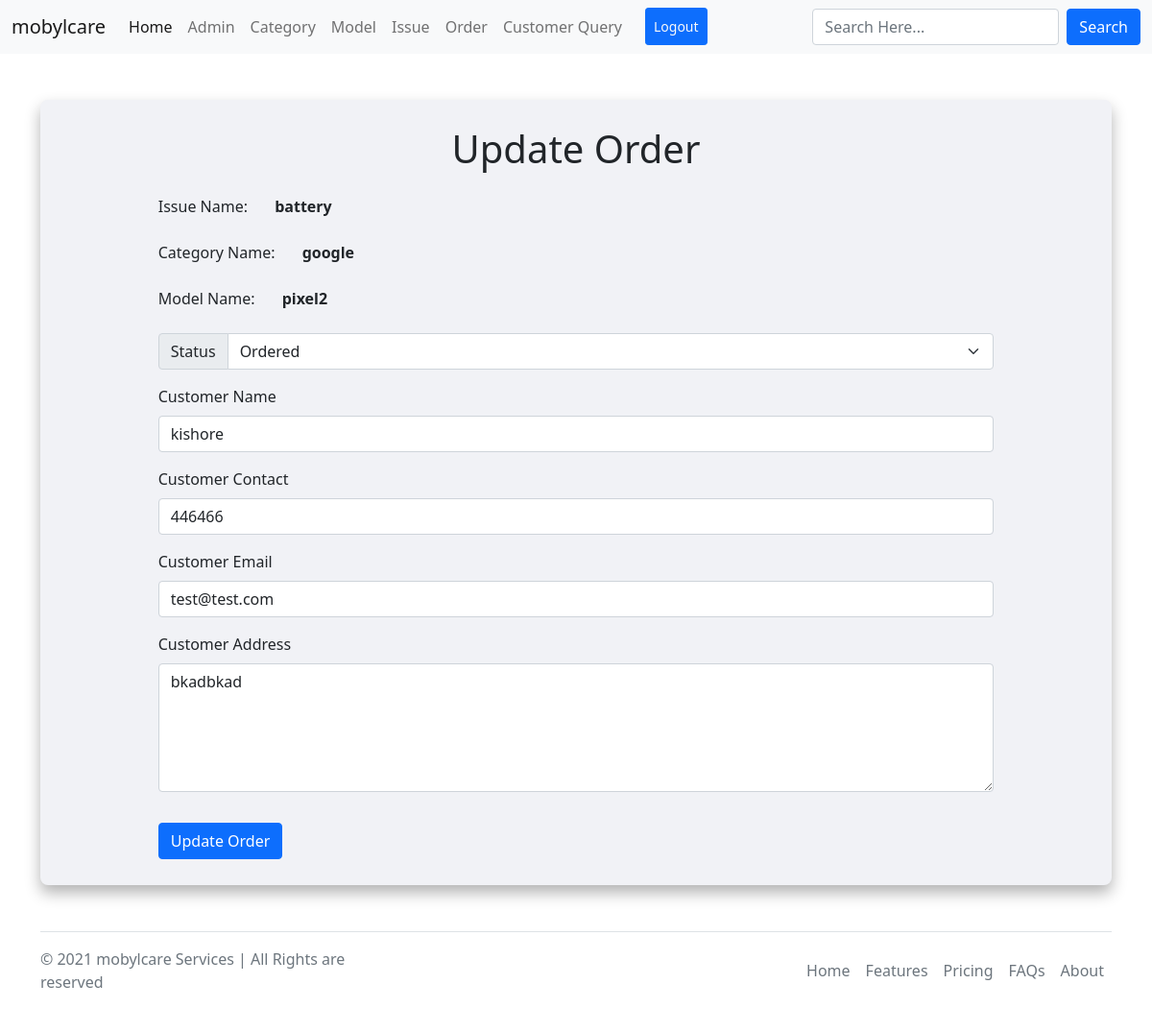
Page /admin/update-order.php?id=6 (signed in) on the committed database.
### tables this page shows
CREATE TABLE `tbl_order` (
  `id` int(10) UNSIGNED NOT NULL,
  `issue` varchar(150) NOT NULL,
  `category` varchar(150) NOT NULL,
  `model` varchar(150) NOT NULL,
  `order_date` datetime NOT NULL DEFAULT current_timestamp(),
  `status` varchar(50) NOT NULL,
  `customer_name` varchar(150) NOT NULL,
  `customer_contact` varchar(20) NOT NULL,
  `customer_email` varchar(150) NOT NULL,
  `customer_address` varchar(255) NOT NULL
);

### admin/update-order.php (the view, shortened to what this page needs)
<?php
include('partials/_header.php');
?>
<div class="container my-5">
    <div id="main-content" class="zindex-2" style="box-shadow: 0 .5rem 1rem rgba(0,0,0,0.3);">
        <div id="wrapper">
            <h1 class="text-center py-3">Update Order</h1>
            <?php
            if (isset($_GET['id'])) {
                $id = $_GET['id'];
                $sql = "SELECT * FROM tbl_order WHERE id=$id";
                $result = mysqli_query($conn, $sql);
                $count = mysqli_num_rows($result);
                if ($count == 1) {
                    $row = mysqli_fetch_assoc($result);
                    $issue = $row['issue'];
                    $category = $row['category'];
                    $model = $row['model'];
                    $status = $row['status'];
                    $customer_name = $row['customer_name'];
                    $customer_contact = $row['customer_contact'];
                    $customer_email = $row['customer_email'];
                    $customer_address = $row['customer_address'];
                } else {
                    header('location:' . SITEURL . 'admin/manage-order.php');
                    die();
                }
            } else {
                header('location:' . SITEURL . 'admin/manage-order.php');
                die();
            }
            ?>
            <form action="" method="post">
                <div class="mb-3">
                    <label for="exampleInputEmail1" class="form-label">Issue Name: </label>
                    <label for="exampleInputEmail1" class="form-label mx-4"><b> <?php echo $issue; ?></b></label>
                </div>
                <div class="mb-3">
                    <label for="exampleInputEmail1" class="form-label">Category Name: </label>
                    <label for="exampleInputEmail1" class="form-label mx-4"><b> <?php echo $category; ?></b></label>
                </div>
                <div class="mb-3">
                    <label for="exampleInputEmail1" class="form-label">Model Name: </label>
                    <label for="exampleInputEmail1" class="form-label mx-4"><b> <?php echo $model; ?></b></label>
                </div>
                <div class="input-group mb-3">
                    <label class="input-group-text" for="inputGroupSelect02">Status</label>
                    <select name="status" class="form-select" id="inputGroupSelect02">
                        <option <?php if ($status == "Ordered") {
                                    echo "selected";
                                } ?> value="Ordered">Ordered</option>
                    </select>
                </div>
                <div class="mb-3">
                    <label for="customer_name" class="form-label">Customer Name</label>
                    <input type="text" name="customer_name" value="<?php echo $customer_name; ?>" class="form-control" id="customer_name" aria-describedby="emailHelp">
                </div>
                <div class="mb-3">
                    <label for="customer_contact" class="form-label">Customer Contact</label>
                    <input value="<?php echo $customer_contact; ?>" type="text" class="form-control" id="customer_contact" value="<?php echo $customer_contact; ?>" name="customer_contact">
                </div>
                <div class="mb-3">
                    <label for="customer_email" class="form-label">Customer Email</label>
                    <input value="<?php echo $customer_email; ?>" type="text" class="form-control" id="customer_email" name="customer_email">
                </div>
                <div class="mb-3">
                    <label for="customer_address" class="form-label">Customer Address</label>
                    <textarea type="text" class="form-control" id="customer_address" name="customer_address" cols="30" rows="5"><?php echo $customer_address; ?></textarea>
                </div>
                <button type="submit" name="submit" class="btn btn-primary my-3">Update Order</button>
            </form>
        </div>
    </div>
</div>
<?php
include('partials/_footer.php');
?>

### css/admin.css (style rules this page uses)
* { margin: 0; padding: 0; font-family: 'Segoe UI', Tahoma, Geneva, Verdana, sans-serif; }
body { min-height: 100vh; }
#wrapper { padding: 1%; width: 80%; margin: 0 auto; }
#main-content { background: #f1f2f6 !important; }

### admin/partials/_header.php (style rules this page uses)
div#main-content { background: #f1f2f6 !important; border-radius: .5rem !important; }

### rows in the picture
tbl_order: issue "battery", category "google", model "pixel2", status "Ordered", customer_name "kishore", customer_contact "446466", customer_email "test@test.com", customer_address "bkadbkad"
